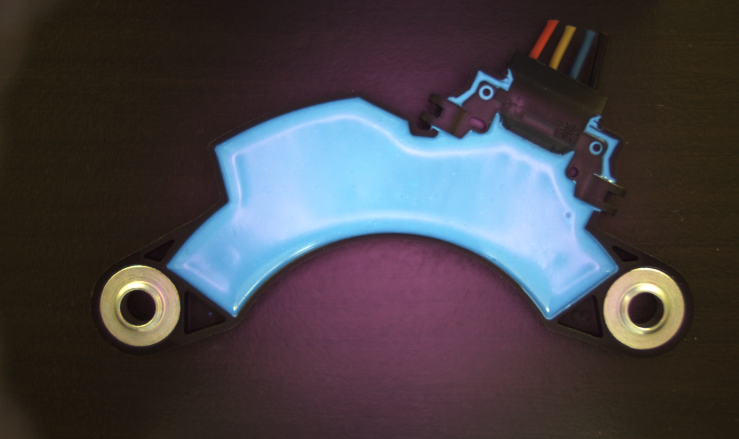
#> input picture front/product_only/M0_L1.bmp, 1477 x 878 px, found by its file name (shown at 1/2 size)
$ python transformation.py
#> lines starting #> are read from the running program, lines starting #| are printed output that depends on the picture; after the words box and inside, x2 and y2 are one past the last pixel; in counts of white or black regions, pixels touching at a corner belong together
"""
Image Transformation for Defect Detection

This module provides functionality to transform a model image to have the same orientation and scale as an instance image
based on two distinct circles present in each image. The alignment is achieved by comparing the line formed by the centers
of the two circles. Once aligned, the difference between the two images can be used to detect defects.

Functions:
- detect_circles(img): Detects two dominant circles in the input image using Hough transform and returns their centers.
- compute_transformation(circles_A, circles_B): Computes the scale, rotation, and translation needed to align two sets
  of circle centers.
- apply_transformation(image, scale, rotation, translation, rotation_center): Applies the computed transformation to the
  input image.
- get_transformed_img1(img1, img2): Transforms the first image based on the orientation and scale of the second image using
  the detected circles.
- get_transformed_bw_img(bw_image, scale, rotation, translation, rotation_center): Applies a computed transformation to a
  black and white image.

Usage:
Run the module to transform and display the images using the main function. Paths to the images are hardcoded in the main
function and need to be changed as per the dataset location.

Note:
Ensure OpenCV and NumPy libraries are installed for this module to function correctly.
"""


import cv2
import matplotlib.pyplot as plt
import numpy as np

def detect_circles(img):
    """
    Detect the centers of two dominant circles in the given image.

    Parameters:
        img (ndarray): Input image (3-channel).

    Returns:
        ndarray: 2x2 array containing the x, y coordinates of the two circle centers.
    """

    gray = cv2.cvtColor(img, cv2.COLOR_BGR2GRAY) #canny edge is easier with grayscale image

    img_color = img.copy() #For anotation purpose


    # Edge detection
    edges = cv2.Canny(gray, 100, 200) #Parameters are Thresholds for hysteris

    # Detect circles using Hough transform
    circles = cv2.HoughCircles(
        edges, cv2.HOUGH_GRADIENT, 1,
        minDist = 900, param1=50, param2=20,
        minRadius= 35, maxRadius=90
        )

    if circles is None:
        return None

    else:
        circles = np.uint16(np.around(circles))[0]
        i = 1
        for circle in circles:
            x,y,r = circle
            cv2.circle(img_color, center=(x,y), radius= r, color = (0,255,0),thickness = 5)
            print("Circle No.", i,"Coordinate : ", (x,y), "Radius: ", r)
            i+=1

        # [4 lines of commented-out code are left out]


    return circles[:,:2]

def compute_transformation(circles_A, circles_B):
    """
    Compute the transformation (scale, rotation, translation) needed to align the centers of two sets of circles.

    Parameters:
        circles_A (ndarray): 2x2 array of circle centers from the first image.
        circles_B (ndarray): 2x2 array of circle centers from the second image.

    Returns:
        tuple: Scale factor, rotation angle (in radians), and translation vector (dx, dy).
    """

    # Extracting circle centers
    c1_A, c2_A = circles_A
    c1_B, c2_B = circles_B

    # Sorting circles to make sure we are comparing the correct circles
    c1_A, c2_A = sorted(circles_A, key=lambda x: x[0])
    c1_B, c2_B = sorted(circles_B, key=lambda x: x[0])

    # Computing the distance between circles
    dist_A = np.linalg.norm(np.array(c1_A, dtype=np.float64) - np.array(c2_A, dtype=np.float64))
    dist_B = np.linalg.norm(np.array(c1_B, dtype=np.float64) - np.array(c2_B, dtype=np.float64))

    # Scale
    scale = dist_B / dist_A

    # Compute rotation angle
    dA = np.array(c2_A, dtype=np.float64) - np.array(c1_A, dtype=np.float64)
    dB = np.array(c2_B, dtype=np.float64) - np.array(c1_B, dtype=np.float64)
    angle_A = np.arctan2(dA[1], dA[0])
    angle_B = np.arctan2(dB[1], dB[0])
    rotation =  angle_A - angle_B


    # Compute translation
    translation = (c1_B[0] - c1_A[0] * scale, c1_B[1] - c1_A[1] * scale)

    return scale, rotation, translation


def apply_transformation(image, scale, rotation, translation, rotation_center):
    """
    Apply the given transformation to the input image.

    Parameters:
        image (ndarray): The image to be transformed.
        scale (float): Scaling factor.
        rotation (float): Rotation angle in radians.
        translation (tuple): Translation vector (dx, dy).
        rotation_center (tuple): Center point for rotation (x, y).

    Returns:
        ndarray: Transformed image.
    """
    # Get image shape
    rows, cols = image.shape[:2]

    # Create the scaling and rotation matrix
    M = cv2.getRotationMatrix2D(rotation_center, np.degrees(rotation), scale)

    # Add translation to the transformation matrix
    M[:, 2] += translation

    # Apply transformation
    transformed_image = cv2.warpAffine(image, M, (cols, rows))

    return transformed_image

def get_transformed_img1(img1, img2):
    """
    Transform the first image to have the same orientation and scale as the second image.

    The transformation is computed based on two circles detected in each image.

    Parameters:
        img1 (ndarray): The reference image to be transformed.
        img2 (ndarray): The target image that provides the desired orientation and scale.

    Returns:
        ndarray: Transformed version of img1.
    """
    circles_1 = detect_circles(img1) #(x,y) of two circles in the image
    circles_2 = detect_circles(img2)
    scale, rotation, translation = compute_transformation(circles_1, circles_2)
    transformed_image = apply_transformation(img1, scale, rotation, translation, circles_1[0])  # using the first circle as the rotation center
    return transformed_image

def get_transformed_bw_img(bw_image, scale, rotation, translation, rotation_center):
    """
    Apply a computed transformation to a black and white image.

    Parameters:
        bw_image (ndarray): The black and white image to be transformed.
        scale (float): Scaling factor.
        rotation (float): Rotation angle in radians.
        translation (tuple): Translation vector (dx, dy).
        rotation_center (tuple): Center point for rotation (x, y).

    Returns:
        ndarray: Transformed black and white image.
    """
    transformed_bw_image = apply_transformation(bw_image, scale, rotation, translation, rotation_center)
    return transformed_bw_image


def main():
    img1 = cv2.imread('front/product_only/M0_L1.bmp')
#> img1 is the input picture: shape (878, 1477, 3); mean B, G, R 72.8, 67.3, 70.7
    img2 = cv2.imread('front/product_only/M1_L0.bmp')
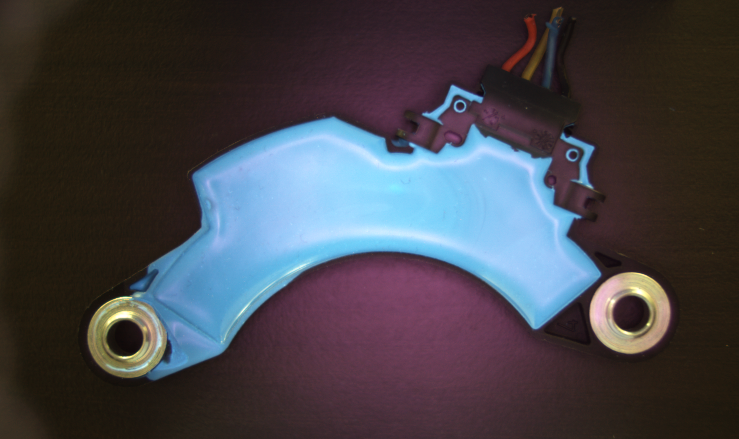
#> input picture front/product_only/M1_L0.bmp, 1477 x 878 px, found by its file name (shown at 1/2 size)
#> img2 is the input picture: shape (878, 1477, 3); mean B, G, R 73.7, 66.8, 68.1
    transformed_image = get_transformed_img1(img1, img2)
#> in detect_circles, `edges = cv2.Canny(gray, 100, 200)`:
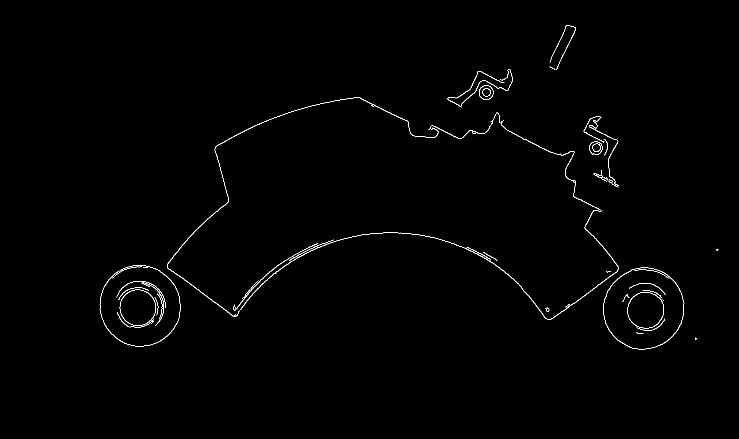
#> edges: shape (878, 1477) (shown at 1/2 size); 0.64% white in thin lines or dots, all inside (x1, y1, x2, y2) = (199, 50, 1437, 699)
#> in detect_circles, `circles = cv2.HoughCircles( edges, cv2.HOUGH_GRADIENT, 1, minDist = 90..`: circles = [[278.5, 610.5, 80.4], [1285.5, 616.5, 80.2]]
#> in detect_circles, `circles = np.uint16(np.around(circles))[0]`: circles = [[278, 610, 80], [1286, 616, 80]]
#> the loop in detect_circles, `for circle in circles:` made 2 passes
#> (x, y, r, i) on passes 1 to 2: (278, 610, 80, 2), (1286, 616, 80, 3)
#| Circle No. 1 Coordinate :  (278, 610) Radius:  80
#| Circle No. 2 Coordinate :  (1286, 616) Radius:  80
#> after the loop in detect_circles, `for circle in circles:`:
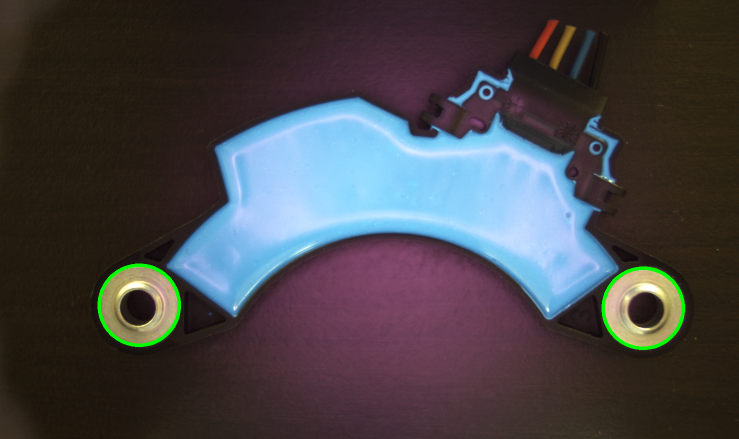
#> img_color: shape (878, 1477, 3) (shown at 1/2 size); 0.55% of pixels changed, all inside (x1, y1, x2, y2) = (195, 527, 1370, 700)
#> after the loop in detect_circles, `for circle in circles:`: i = 3
#> in get_transformed_img1, `circles_1 = detect_circles(img1)`: circles_1 = [[278, 610], [1286, 616]]
#> in detect_circles (call 2), `gray = cv2.cvtColor(img, cv2.COLOR_BGR2GRAY)`:
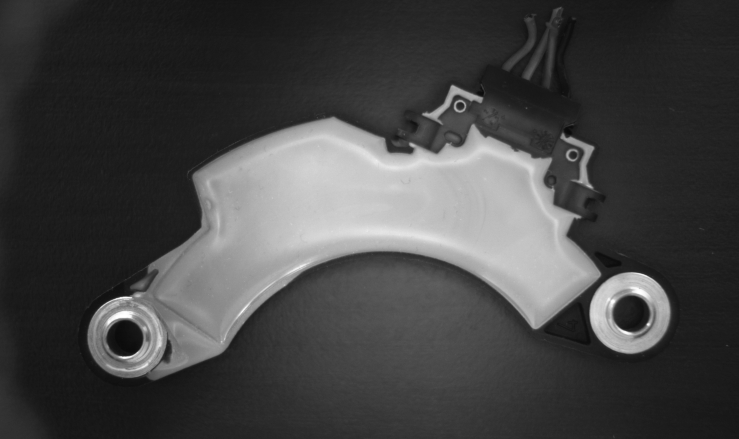
#> gray: shape (878, 1477) (shown at 1/2 size); min 9, max 255, mean 68
#> in detect_circles (call 2), `edges = cv2.Canny(gray, 100, 200)`:
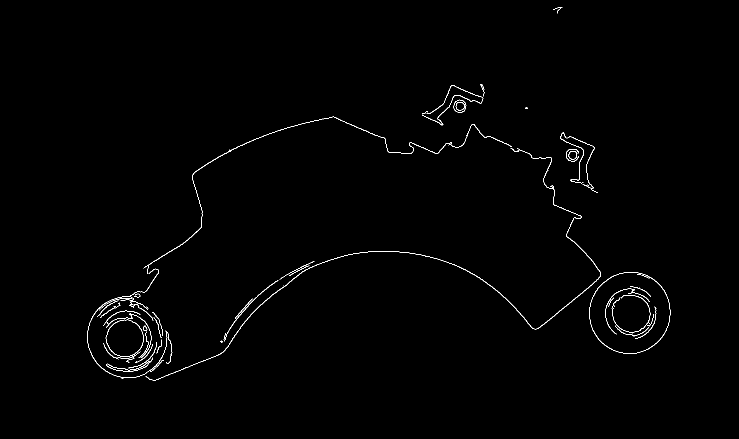
#> edges: shape (878, 1477) (shown at 1/2 size); 0.68% white in thin lines or dots, all inside (x1, y1, x2, y2) = (175, 14, 1341, 762)
#> in detect_circles (call 2), `circles = cv2.HoughCircles( edges, cv2.HOUGH_GRADIENT, 1, minDist = 90..`: circles = [[1259.5, 626.5, 81.8], [254.5, 674.5, 80.4]]
#> in detect_circles (call 2), `circles = np.uint16(np.around(circles))[0]`: circles = [[1260, 626, 82], [254, 674, 80]]
#> the loop in detect_circles (call 2), `for circle in circles:` made 2 passes
#> (x, y, r, i) on passes 1 to 2: (1260, 626, 82, 2), (254, 674, 80, 3)
#| Circle No. 1 Coordinate :  (1260, 626) Radius:  82
#| Circle No. 2 Coordinate :  (254, 674) Radius:  80
#> after the loop in detect_circles (call 2), `for circle in circles:`:
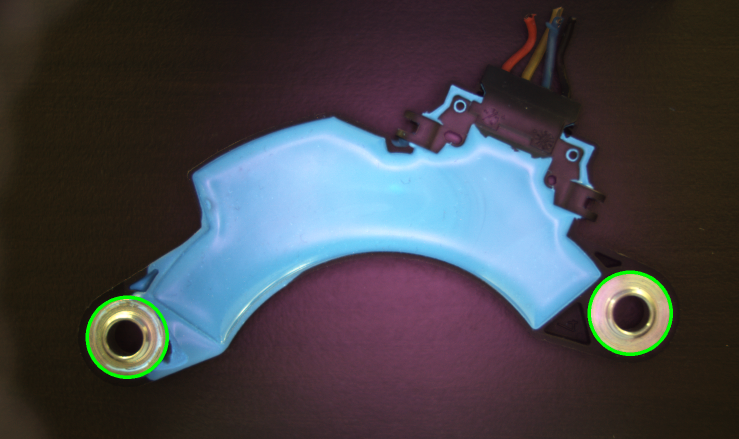
#> img_color: shape (878, 1477, 3) (shown at 1/2 size); 0.55% of pixels changed, all inside (x1, y1, x2, y2) = (171, 541, 1346, 758)
#> after the loop in detect_circles (call 2), `for circle in circles:`: i = 3
#> in get_transformed_img1, `circles_2 = detect_circles(img2)`: circles_2 = [[1260, 626], [254, 674]]
#> in compute_transformation, `c1_A, c2_A = circles_A`: c1_A = [278, 610]; c2_A = [1286, 616]
#> in compute_transformation, `c1_B, c2_B = circles_B`: c1_B = [1260, 626]; c2_B = [254, 674]
#> in compute_transformation, `c1_B, c2_B = sorted(circles_B, key=lambda x: x[0])`: c2_B = [1260, 626]
#> in compute_transformation, `dist_A = np.linalg.norm(np.array(c1_A, dtype=np.float64) - np.array(c2..`: dist_A = 1008
#> in compute_transformation, `dist_B = np.linalg.norm(np.array(c1_B, dtype=np.float64) - np.array(c2..`: dist_B = 1007.1
#> in compute_transformation, `scale = dist_B / dist_A`: scale = 0.999
#> in compute_transformation, `dA = np.array(c2_A, dtype=np.float64) - np.array(c1_A, dtype=np.float64)`: dA = [1008, 6]
#> in compute_transformation, `dB = np.array(c2_B, dtype=np.float64) - np.array(c1_B, dtype=np.float64)`: dB = [1006, -48]
#> in compute_transformation, `angle_A = np.arctan2(dA[1], dA[0])`: angle_A = 0.00595
#> in compute_transformation, `angle_B = np.arctan2(dB[1], dB[0])`: angle_B = -0.0477
#> in compute_transformation, `rotation =  angle_A - angle_B`: rotation = 0.0536
#> in compute_transformation, `translation = (c1_B[0] - c1_A[0] * scale, c1_B[1] - c1_A[1] * scale)`: translation = (-23.76, 64.53)
#> in get_transformed_img1, `scale, rotation, translation = compute_transformation(circles_1, circl..`: scale = 0.999; rotation = 0.0536; translation = (-23.76, 64.53)
#> in apply_transformation, `M = cv2.getRotationMatrix2D(rotation_center, np.degrees(rotation), sca..`: M = [[0.998, 0.0536, -32.03], [-0.0536, 0.998, 16.29]]
#> in apply_transformation, `transformed_image = cv2.warpAffine(image, M, (cols, rows))`:
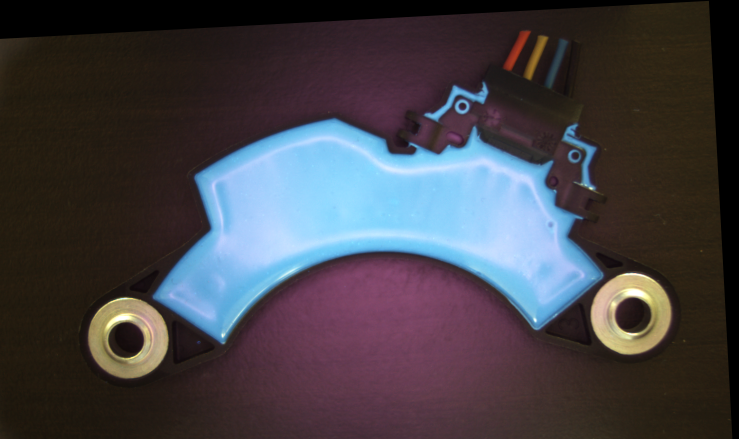
#> transformed_image: shape (878, 1477, 3) (shown at 1/2 size); mean B, G, R 70.8, 64.8, 67.5

    cv2.imshow("Original Image", img1)
    cv2.imshow("Original Image 2", img2)
    cv2.imshow("Transformed Image", transformed_image)
    cv2.waitKey(0)
    cv2.destroyAllWindows()


if __name__ == '__main__':
    main()
